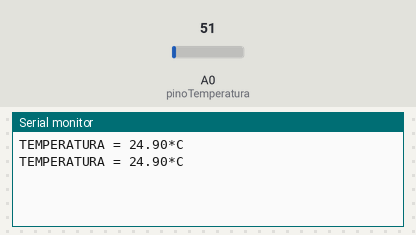
Recording of a sketch running on a simulated Arduino Uno, built with avr-gcc and run on an emulated ATmega328P. On the bench: the last lines printed to the serial monitor. The inputs (shaded band) are chosen by the test bench; at power-on: A0 (pinoTemperatura) = 51.

Above: at 1.8 s.
1.9 s: A0 (pinoTemperatura) set to 61
At 2.8 s:
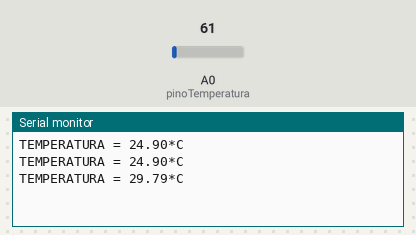
3.4 s: A0 (pinoTemperatura) set to 71
At 4.8 s:
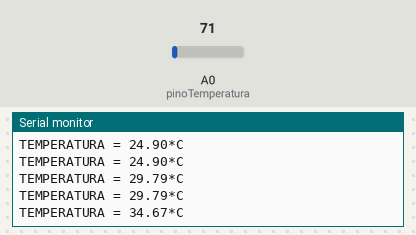
Timing chart, 0 to 6.4 s (numbered marks = the images above; inputs shaded):
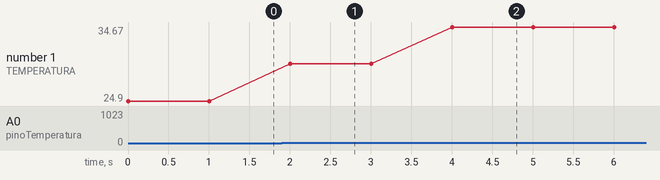

Measured:
- after the input at 1.9 s, the serial monitor: prints a new line after 0.10 s (image 1)
- after the input at 3.4 s, the serial monitor: prints a new line after 0.60 s (image 2)
- plotted number 1: 24.9 → 29.79 after the input at 1.9 s, 29.79 → 34.67 after the input at 3.4 s

The sketch:

serialTemperature.ino
```cpp
/****** Leitura de Temperatura mostrando no monitor serial ******/

int valor; //Variável em que será armazenado o valor de leitura do sensor

int pinoTemperatura = 0; //Variável que representa o pino analógico conectado ao sensor, no caso o pino 0

int alimentacao = 5; //Tensão em volts da alimentação

void setup(){ //Parte de inicialização

  Serial.begin(9600); //Inicializa a comunicação serial

}


void loop(){ //Parte que se repetirá indefinidamente

  valor = analogRead(pinoTemperatura); //Leitura do sensor -> número de 0 a 1024

  float intermediario = (valor/1024.0)*alimentacao; // Regra de 3 para converter a leitura do sensor para tensão em mV

  intermediario = intermediario*1000; // Conversão de mV para V

  float celsius = intermediario/10; //Sensor: cada 10mV -> 1 grau Celsius

  /* Texto que será mostrado no monitor serial */
  Serial.print("TEMPERATURA = ");
  Serial.print(celsius);
  Serial.print("*C");
  Serial.println();

  delay(1000); //Atraso de 1000ms para fazer nova leitura do sensor

}
```
